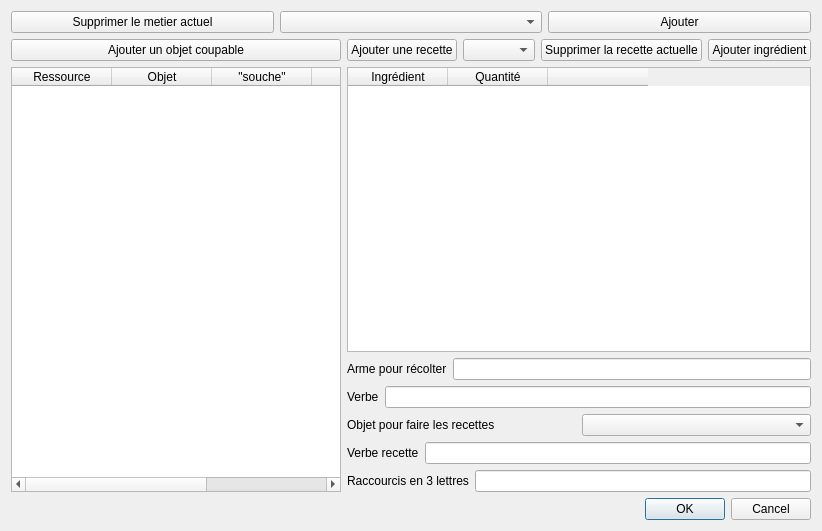
<?xml version="1.0" encoding="UTF-8"?>
<ui version="4.0">
 <class>EditerMetier</class>
 <widget class="QDialog" name="EditerMetier">
  <property name="geometry">
   <rect>
    <x>0</x>
    <y>0</y>
    <width>822</width>
    <height>531</height>
   </rect>
  </property>
  <property name="windowTitle">
   <string>Dialog</string>
  </property>
  <layout class="QVBoxLayout" name="verticalLayout">
   <item>
    <layout class="QHBoxLayout" name="lay_nom">
     <item>
      <widget class="QPushButton" name="supprime_metier">
       <property name="text">
        <string>Supprimer le metier actuel</string>
       </property>
      </widget>
     </item>
     <item>
      <widget class="QComboBox" name="select_metier"/>
     </item>
     <item>
      <widget class="QPushButton" name="ajoute_metier">
       <property name="text">
        <string>Ajouter</string>
       </property>
      </widget>
     </item>
    </layout>
   </item>
   <item>
    <layout class="QHBoxLayout" name="lay_prin">
     <item>
      <layout class="QVBoxLayout" name="lay_objs">
       <item>
        <widget class="QPushButton" name="ajoute_obj">
         <property name="text">
          <string>Ajouter un objet coupable</string>
         </property>
        </widget>
       </item>
       <item>
        <widget class="QTableWidget" name="tableau_objets">
         <column>
          <property name="text">
           <string>Ressource</string>
          </property>
         </column>
         <column>
          <property name="text">
           <string>Objet</string>
          </property>
         </column>
         <column>
          <property name="text">
           <string>&quot;souche&quot;</string>
          </property>
         </column>
         <column>
          <property name="text">
           <string>Niveau</string>
          </property>
         </column>
         <column>
          <property name="text">
           <string/>
          </property>
         </column>
        </widget>
       </item>
      </layout>
     </item>
     <item>
      <layout class="QVBoxLayout" name="lay_recettes">
       <item>
        <layout class="QHBoxLayout" name="lay_action_recette">
         <item>
          <widget class="QPushButton" name="ajoute_recette">
           <property name="text">
            <string>Ajouter une recette</string>
           </property>
          </widget>
         </item>
         <item>
          <widget class="QComboBox" name="select_recette"/>
         </item>
         <item>
          <widget class="QPushButton" name="supprime_recette">
           <property name="text">
            <string>Supprimer la recette actuelle</string>
           </property>
          </widget>
         </item>
         <item>
          <widget class="QPushButton" name="ajoute_ingredient">
           <property name="text">
            <string>Ajouter ingrédient</string>
           </property>
          </widget>
         </item>
        </layout>
       </item>
       <item>
        <widget class="QTableWidget" name="tableau_recettes">
         <column>
          <property name="text">
           <string>Ingrédient</string>
          </property>
         </column>
         <column>
          <property name="text">
           <string>Quantité</string>
          </property>
         </column>
         <column>
          <property name="text">
           <string/>
          </property>
         </column>
        </widget>
       </item>
       <item>
        <layout class="QHBoxLayout" name="lay_arme">
         <item>
          <widget class="QLabel" name="texte_arme">
           <property name="text">
            <string>Arme pour récolter</string>
           </property>
          </widget>
         </item>
         <item>
          <widget class="QLineEdit" name="arme"/>
         </item>
        </layout>
       </item>
       <item>
        <layout class="QHBoxLayout" name="lay_verbe">
         <item>
          <widget class="QLabel" name="texte_verbe">
           <property name="text">
            <string>Verbe</string>
           </property>
          </widget>
         </item>
         <item>
          <widget class="QLineEdit" name="verbe"/>
         </item>
        </layout>
       </item>
       <item>
        <layout class="QHBoxLayout" name="lay_machine">
         <item>
          <widget class="QLabel" name="text_machine">
           <property name="text">
            <string>Objet pour faire les recettes</string>
           </property>
          </widget>
         </item>
         <item>
          <widget class="QComboBox" name="machine"/>
         </item>
        </layout>
       </item>
       <item>
        <layout class="QHBoxLayout" name="lay_verbe_recette">
         <item>
          <widget class="QLabel" name="text_verbe_recette">
           <property name="text">
            <string>Verbe recette</string>
           </property>
          </widget>
         </item>
         <item>
          <widget class="QLineEdit" name="verbe_recette"/>
         </item>
        </layout>
       </item>
       <item>
        <layout class="QHBoxLayout" name="lay_rac">
         <item>
          <widget class="QLabel" name="text_rac">
           <property name="text">
            <string>Raccourcis en 3 lettres</string>
           </property>
          </widget>
         </item>
         <item>
          <widget class="QLineEdit" name="rac"/>
         </item>
        </layout>
       </item>
      </layout>
     </item>
    </layout>
   </item>
   <item>
    <widget class="QDialogButtonBox" name="buttonBox">
     <property name="orientation">
      <enum>Qt::Horizontal</enum>
     </property>
     <property name="standardButtons">
      <set>QDialogButtonBox::Cancel|QDialogButtonBox::Ok</set>
     </property>
    </widget>
   </item>
  </layout>
 </widget>
 <resources/>
 <connections>
  <connection>
   <sender>buttonBox</sender>
   <signal>accepted()</signal>
   <receiver>EditerMetier</receiver>
   <slot>accept()</slot>
   <hints>
    <hint type="sourcelabel">
     <x>248</x>
     <y>254</y>
    </hint>
    <hint type="destinationlabel">
     <x>157</x>
     <y>274</y>
    </hint>
   </hints>
  </connection>
  <connection>
   <sender>buttonBox</sender>
   <signal>rejected()</signal>
   <receiver>EditerMetier</receiver>
   <slot>reject()</slot>
   <hints>
    <hint type="sourcelabel">
     <x>316</x>
     <y>260</y>
    </hint>
    <hint type="destinationlabel">
     <x>286</x>
     <y>274</y>
    </hint>
   </hints>
  </connection>
 </connections>
</ui>
